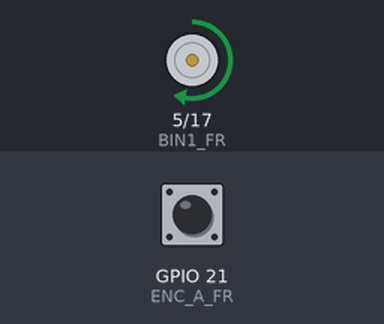
The program below on a simulated ESP32. Parts: motor-driver pin pairs drawn as motors (green arrow = first pin HIGH = forward, orange = second pin HIGH = backward, longer = more drive, scaled by the enable pin). Inputs (shaded band) come from the test bench; at power-on: GPIO 21 (ENC_A_FR) HIGH. What the program prints to the serial monitor is not drawn.

Above: at 1.1 s.
At 4.1 s:
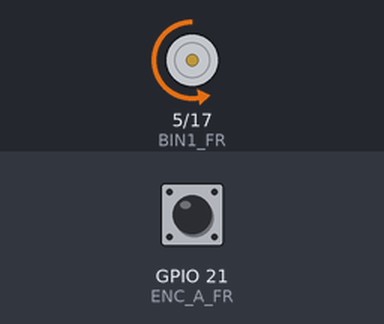
At 6.1 s:
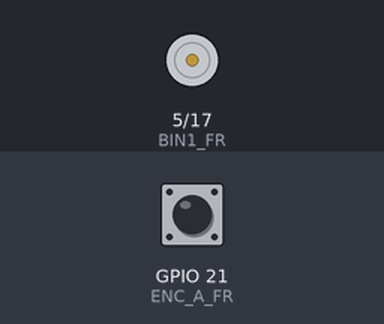
Timing chart, 0 to 7.6 s (numbered marks = the images above):
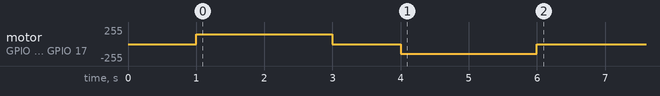

The program:

main.cpp
```cpp
// #include <Arduino.h>
// #include <WiFi.h>
// #include <PubSubClient.h>
// #include <ArduinoJson.h>

// // ⚠️ Wi-Fi / MQTT 설정
// const char* WIFI_SSID     = "여기에_SSID";
// const char* WIFI_PASSWORD = "여기에_PW";
// const char* MQTT_BROKER   = "라즈베리파이_IP";
// const int   MQTT_PORT     = 1883;

// // ===== TB6612FNG 핀 정의 =====
// #define AIN1 25
// #define AIN2 26
// #define PWMA 27
// #define BIN1 14
// #define BIN2 23   // ✅ 12 → 23 변경 (부팅 문제 핀 회피)
// #define PWMB 13

// // ===== 인코더 핀 정의 =====
// #define ENC_L_A 18
// #define ENC_L_B 19
// #define ENC_R_A 34
// #define ENC_R_B 35

// // ===== LEDC PWM 설정 =====
// // ✅ ESP32는 analogWrite 없음 → ledcWrite 사용
// #define CH_L      0
// #define CH_R      1
// #define PWM_FREQ  5000
// #define PWM_BIT   8     // 0~255

// // ===== 인코더 스펙 =====
// #define PPR          11
// #define GEAR_RATIO   298
// #define WHEEL_RADIUS 0.033   // 66mm → 반지름 33mm
// #define WHEEL_BASE   0.15     // 바퀴 간격 (실측 후 수정!)

// // ===== 제스처 임계값 =====
// #define PITCH_FWD    15.0
// #define PITCH_BWD   -15.0
// #define ROLL_RIGHT   15.0
// #define ROLL_LEFT   -15.0
// #define STOP_AZ      0.3
// #define MOTOR_SPEED  150

// // ===== 인코더 변수 =====
// volatile long encL_count = 0;
// volatile long encR_count = 0;

// float distL_total = 0;
// float distR_total = 0;
// float heading     = 0;

// const float DIST_PER_PULSE = (2.0 * PI * WHEEL_RADIUS) / (PPR * GEAR_RATIO);

// // ===== 장갑 데이터 =====
// float left_pitch = 0, left_roll = 0, left_az = 1;
// float right_pitch = 0, right_roll = 0, right_az = 1;

// WiFiClient espClient;
// PubSubClient mqtt(espClient);

// unsigned long lastSensorPublish = 0;
// #define SENSOR_INTERVAL 100

// // ===== 인터럽트 핸들러 =====
// void IRAM_ATTR encL_ISR() {
//   if (digitalRead(ENC_L_B) == HIGH) encL_count++;
//   else encL_count--;
// }

// void IRAM_ATTR encR_ISR() {
//   if (digitalRead(ENC_R_B) == HIGH) encR_count++;
//   else encR_count--;
// }

// // ===== 모터 제어 함수 =====
// // ✅ analogWrite → ledcWrite 전체 교체
// void motorStop() {
//   digitalWrite(AIN1, LOW); digitalWrite(AIN2, LOW); ledcWrite(CH_L, 0);
//   digitalWrite(BIN1, LOW); digitalWrite(BIN2, LOW); ledcWrite(CH_R, 0);
//   Serial.println("🛑 정지");
// }

// void motorForward(int speed) {
//   digitalWrite(AIN1, HIGH); digitalWrite(AIN2, LOW); ledcWrite(CH_L, speed);
//   digitalWrite(BIN1, HIGH); digitalWrite(BIN2, LOW); ledcWrite(CH_R, speed);
//   Serial.println("⬆️ 전진");
// }

// void motorBackward(int speed) {
//   digitalWrite(AIN1, LOW); digitalWrite(AIN2, HIGH); ledcWrite(CH_L, speed);
//   digitalWrite(BIN1, LOW); digitalWrite(BIN2, HIGH); ledcWrite(CH_R, speed);
//   Serial.println("⬇️ 후진");
// }

// void motorLeft(int speed) {
//   digitalWrite(AIN1, LOW); digitalWrite(AIN2, HIGH); ledcWrite(CH_L, speed);
//   digitalWrite(BIN1, HIGH); digitalWrite(BIN2, LOW); ledcWrite(CH_R, speed);
//   Serial.println("⬅️ 좌회전");
// }

// void motorRight(int speed) {
//   digitalWrite(AIN1, HIGH); digitalWrite(AIN2, LOW); ledcWrite(CH_L, speed);
//   digitalWrite(BIN1, LOW); digitalWrite(BIN2, HIGH); ledcWrite(CH_R, speed);
//   Serial.println("➡️ 우회전");
// }

// // ===== 인코더 → 거리/방향 계산 =====
// void updateOdometry() {
//   long countL = encL_count; encL_count = 0;
//   long countR = encR_count; encR_count = 0;

//   float dL = countL * DIST_PER_PULSE;
//   float dR = countR * DIST_PER_PULSE;

//   distL_total += abs(dL);
//   distR_total += abs(dR);

//   float dTheta = (dR - dL) / WHEEL_BASE;
//   heading += dTheta * (180.0 / PI);

//   if (heading > 360) heading -= 360;
//   if (heading < 0)   heading += 360;
// }

// // ===== 센서 데이터 MQTT 발행 =====
// void publishSensorData() {
//   updateOdometry();

//   float avgDist = (distL_total + distR_total) / 2.0;

//   char payload[128];
//   snprintf(payload, sizeof(payload),
//     "{\"dist\":%.4f,\"distL\":%.4f,\"distR\":%.4f,\"heading\":%.2f}",
//     avgDist, distL_total, distR_total, heading);

//   mqtt.publish("truck/sensor", payload);
//   Serial.println(payload);
// }

// // ===== 제스처 판단 =====
// void applyGestureRule() {
//   if (left_az < STOP_AZ && right_az < STOP_AZ) {
//     motorStop(); return;
//   }
//   if      (left_pitch > PITCH_FWD)  motorForward(MOTOR_SPEED);
//   else if (left_pitch < PITCH_BWD)  motorBackward(MOTOR_SPEED);
//   else if (left_roll  < ROLL_LEFT)  motorLeft(MOTOR_SPEED);
//   else if (left_roll  > ROLL_RIGHT) motorRight(MOTOR_SPEED);
//   else                              motorStop();
// }

// // ===== MQTT 수신 콜백 =====
// void mqttCallback(char* topic, byte* payload, unsigned int length) {
//   payload[length] = '\0';

//   StaticJsonDocument<128> doc;
//   deserializeJson(doc, payload);

//   if (String(topic) == "glove/left") {
//     left_pitch = doc["pitch"];
//     left_roll  = doc["roll"];
//     left_az    = doc["az"];
//   } else if (String(topic) == "glove/right") {
//     right_pitch = doc["pitch"];
//     right_roll  = doc["roll"];
//     right_az    = doc["az"];
//   }

//   applyGestureRule();
// }

// // ===== Wi-Fi 연결 =====
// void connectWiFi() {
//   WiFi.begin(WIFI_SSID, WIFI_PASSWORD);
//   Serial.print("Wi-Fi 연결 중");
//   while (WiFi.status() != WL_CONNECTED) {
//     delay(500); Serial.print(".");
//   }
//   Serial.println("\n✅ Wi-Fi 연결 성공!");
//   Serial.print("IP: ");
//   Serial.println(WiFi.localIP());
// }

// // ===== MQTT 연결 =====
// void connectMQTT() {
//   while (!mqtt.connected()) {
//     Serial.print("MQTT 연결 중...");
//     if (mqtt.connect("truck")) {
//       mqtt.subscribe("glove/left");
//       mqtt.subscribe("glove/right");
//       Serial.println("✅ MQTT 연결 성공!");
//     } else {
//       Serial.print("실패, rc=");
//       Serial.println(mqtt.state());
//       delay(2000);
//     }
//   }
// }

// // ===== setup =====
// void setup() {
//   Serial.begin(115200);

//   // 모터 방향 핀 설정
//   pinMode(AIN1, OUTPUT); pinMode(AIN2, OUTPUT);
//   pinMode(BIN1, OUTPUT); pinMode(BIN2, OUTPUT);

//   // ✅ LEDC PWM 채널 설정
//   ledcSetup(CH_L, PWM_FREQ, PWM_BIT);
//   ledcSetup(CH_R, PWM_FREQ, PWM_BIT);
//   ledcAttachPin(PWMA, CH_L);
//   ledcAttachPin(PWMB, CH_R);

//   motorStop();

//   // 인코더 핀 설정
//   pinMode(ENC_L_A, INPUT_PULLUP);
//   pinMode(ENC_L_B, INPUT_PULLUP);
//   pinMode(ENC_R_A, INPUT_PULLUP);  // GPIO34는 내부 풀업 없음
//   pinMode(ENC_R_B, INPUT_PULLUP);  // GPIO35는 내부 풀업 없음

//   // 인터럽트 등록
//   attachInterrupt(digitalPinToInterrupt(ENC_L_A), encL_ISR, RISING);
//   attachInterrupt(digitalPinToInterrupt(ENC_R_A), encR_ISR, RISING);

//   connectWiFi();
//   mqtt.setServer(MQTT_BROKER, MQTT_PORT);
//   mqtt.setCallback(mqttCallback);
//   connectMQTT();
// }

// // ===== loop =====
// void loop() {
//   if (!mqtt.connected()) connectMQTT();
//   mqtt.loop();

//   if (millis() - lastSensorPublish >= SENSOR_INTERVAL) {
//     publishSensorData();
//     lastSensorPublish = millis();
//   }
// }


#include <Arduino.h>

#define BIN1_FR  5
#define BIN2_FR  17
#define PWMB_FR  16
#define ENC_A_FR 21
#define ENC_B_FR 22

#define CH_FR    0
#define PWM_FREQ 5000
#define PWM_BIT  8

volatile long encoderCount = 0;

void IRAM_ATTR encoderISR() {
  if (digitalRead(ENC_B_FR) == HIGH) encoderCount++;
  else encoderCount--;
}

void setup() {
  Serial.begin(115200);

  pinMode(BIN1_FR, OUTPUT);
  pinMode(BIN2_FR, OUTPUT);
  pinMode(ENC_A_FR, INPUT);
  pinMode(ENC_B_FR, INPUT);

  attachInterrupt(digitalPinToInterrupt(ENC_A_FR), encoderISR, RISING);

  ledcSetup(CH_FR, PWM_FREQ, PWM_BIT);
  ledcAttachPin(PWMB_FR, CH_FR);

  Serial.println("=== 앞R 모터 테스트 ===");
  delay(1000);

  // 전진
  Serial.println("[1] 전진 2초");
  encoderCount = 0;
  digitalWrite(BIN1_FR, HIGH);
  digitalWrite(BIN2_FR, LOW);
  ledcWrite(CH_FR, 150);
  delay(2000);
  ledcWrite(CH_FR, 0);
  Serial.print("인코더 카운트: ");
  Serial.println(encoderCount);
  delay(1000);

  // 후진
  Serial.println("[2] 후진 2초");
  encoderCount = 0;
  digitalWrite(BIN1_FR, LOW);
  digitalWrite(BIN2_FR, HIGH);
  ledcWrite(CH_FR, 150);
  delay(2000);
  ledcWrite(CH_FR, 0);
  Serial.print("인코더 카운트: ");
  Serial.println(encoderCount);

  Serial.println("=== 테스트 완료 ===");
}

void loop() {
  Serial.print("인코더: ");
  Serial.println(encoderCount);
  delay(300);
}
```
